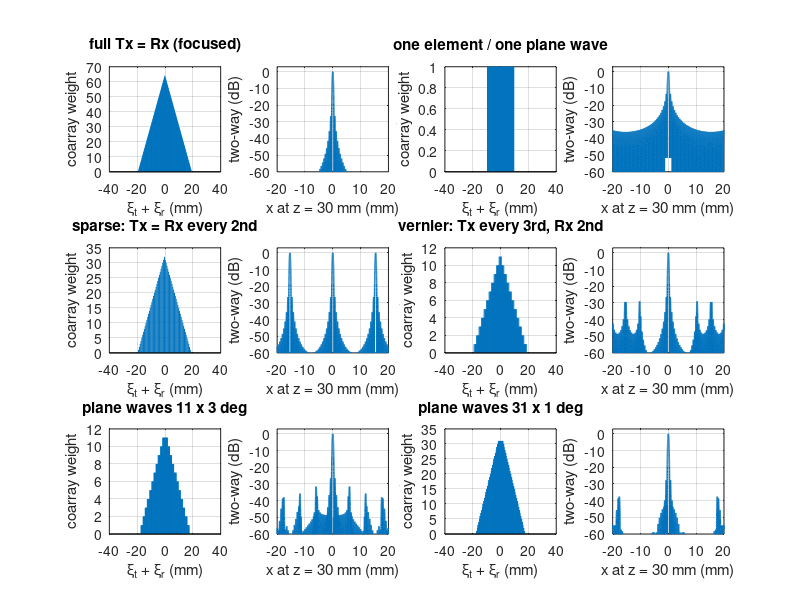

Source code (MATLAB):
%% m23_kspace_coarray.m  --  the coarray: two-way PSF = Fourier transform of (Tx aperture * Rx aperture)
% Purpose : narrowband focal-plane (paraxial) model at depth z. A transmit "aperture" (real
%           elements, or virtual sources xi_n = z sin(theta_n) for plane waves) and a receive
%           aperture give one-way factors T(x), R(x). The two-way PSF T(x)R(x) is the Fourier
%           transform of the coarray: every Tx/Rx pair (xi_t, xi_r) adds a_t a_r at the
%           spatial frequency kx = (xi_t + xi_r)/(lambda z). The script checks that identity,
%           then compares designs with the same 64-element receive aperture: full, Hann Tx,
%           one element (or one plane wave), sparse periodic, vernier (Tx every 3rd, Rx every
%           2nd), random thinning, and plane-wave compounding (3, 11, 31 angles).
% Change  : z, the cases, the random thinning fraction, the plane-wave angle sets.
% Expect  : identity error ~1e-13. Two-way PSL: full -26.5 dB; single element / one plane
%           wave -13.3 dB (receive only); sparse every-2nd: grating lobe at
%           x = lambda z/(2d) = 15.4 mm at ~0 dB; vernier 3/2: no grating lobe, PSL ~ -27 dB;
%           plane waves 1 deg step: replicas at lambda/d(sin) = 17.6 mm, beyond the window.
%           One plane wave or one element: coarray = receive aperture only. 31 angles at 1 deg:
%           the replica at 17.9 mm survives at the receive sidelobe level there (-38 dB).
%           Random thinning: mean one-way sidelobe power (N-K)/(K(N-1)) within 0.7 dB.
% Base MATLAB only; runs in MATLAB R2019b+ and GNU Octave 8.
clear; close all; rng(1);

c = 1.540; f0 = 5; lam = c/f0;        % mm/us, MHz, mm
N = 64; d = 0.30; z = 30;              % elements, pitch (mm), depth (mm)
xe = ((0:N-1) - (N-1)/2) * d;          % element positions (mm)
x  = linspace(-20, 20, 8001).';        % lateral position at depth z (mm)
FT = @(pos, w) exp(-1i*2*pi*x*pos(:).'/(lam*z)) * w(:);   % one-way factor, paraxial
fprintf('N = %d, pitch %.2f mm (%.2f lambda), z = %g mm, aperture %.1f mm (F# %.2f)\n', ...
    N, d, d/lam, z, N*d, z/(N*d));

%% (1) Identity: FT of the coarray equals the product of the one-way factors
at = 0.5 - 0.5*cos(2*pi*((0:N-1) + 0.5)/N);   ar = ones(1, N);       % Hann Tx, rect Rx
co = conv(at, ar);                                                    % coarray, lags in pitch units
pos2 = ((0:2*N-2) - (N-1)) * d;                                       % xi_t + xi_r (mm)
lhs = FT(pos2, co);  rhs = FT(xe, at) .* FT(xe, ar);
fprintf('(1) max |FT(coarray) - T R| / max|T R| = %.1e\n\n', max(abs(lhs - rhs))/max(abs(rhs)));

%% (2) Designs with the same receive aperture
th3  = (-15:15:15)*pi/180;  th11 = (-15:3:15)*pi/180;  th31 = (-15:1:15)*pi/180;
evr2 = mod(0:N-1, 2) == 0;  evr3 = mod(0:N-1, 3) == 0;
rnd  = @(K) full(sparse(1, randperm(N, K), 1, 1, N));
cases = { ...
  'full Tx = Rx (focused)',          xe,            ones(1,N),       xe, ones(1,N);
  'Hann Tx, rect Rx',                xe,            at,              xe, ones(1,N);
  'one element / one plane wave',    0,             1,               xe, ones(1,N);
  'sparse: Tx = Rx every 2nd',       xe(evr2),      ones(1,sum(evr2)), xe(evr2), ones(1,sum(evr2));
  'vernier: Tx every 3rd, Rx 2nd',   xe(evr3),      ones(1,sum(evr3)), xe(evr2), ones(1,sum(evr2));
  'random 50 %, Tx ~= Rx',           xe,            rnd(N/2),        xe, rnd(N/2);
  'plane waves 3 x 15 deg',          z*sin(th3),    ones(1,3),       xe, ones(1,N);
  'plane waves 11 x 3 deg',          z*sin(th11),   ones(1,11),      xe, ones(1,N);
  'plane waves 31 x 1 deg',          z*sin(th31),   ones(1,31),      xe, ones(1,N)};
nc = size(cases, 1);  P = zeros(numel(x), nc);
fprintf('(2) %-32s %4s %4s %8s %7s %7s %8s %9s %9s\n', 'design', 'nTx', 'nRx', 'coarray', 'w-6dB', 'PSL', 'at x', 'GL/rep x', 'level');
fprintf('    %-32s %4s %4s %8s %7s %7s %8s %9s %9s\n', '', '', '', '(mm)', '(mm)', '(dB)', '(mm)', '(mm)', '(dB)');
xg = [NaN NaN NaN lam*z/(2*d) NaN NaN lam/mean(diff(sin(th3))) lam/mean(diff(sin(th11))) lam/mean(diff(sin(th31)))];
mid = (numel(x)+1)/2;
for k = 1:nc
    [pt, wt, pr, wr] = cases{k, 2:5};
    wt = wt(:).'; wr = wr(:).'; keepT = wt ~= 0; keepR = wr ~= 0;
    pt = pt(keepT); wt = wt(keepT); pr = pr(keepR); wr = wr(keepR);
    p2 = abs(FT(pt, wt) .* FT(pr, wr));  p2 = p2/p2(mid);  P(:,k) = p2;
    span = (max(pt) + max(pr)) - (min(pt) + min(pr));           % coarray extent (mm)
    iN = mid - 1 + find(diff(p2(mid:end)) > 0, 1);              % first null right of center
    w6 = 2*x(mid - 1 + find(p2(mid:end) < 0.5, 1));
    sl = p2;  sl(2*mid - iN:iN) = 0;  [pk, ipk] = max(sl);
    lev = NaN; if ~isnan(xg(k)), lev = 20*log10(max(p2(abs(x - xg(k)) <= 0.5))); end
    fprintf('    %-32s %4d %4d %8.1f %7.2f %7.1f %8.1f %9.2f %9.1f\n', cases{k,1}, numel(pt), numel(pr), span, w6, 20*log10(pk), abs(x(ipk)), xg(k), lev);
end
fprintf('    predicted: sparse GL at lambda z/(2d) = %.1f mm; plane-wave replicas lambda/d(sin): %.2f, %.2f, %.2f mm\n', ...
    lam*z/(2*d), lam/mean(diff(sin(th3))), lam/mean(diff(sin(th11))), lam/mean(diff(sin(th31))));

%% (3) Random thinning: mean sidelobe floor vs number of active elements K
fprintf('\n(3) random thinning, one-way, 300 trials each\n%6s %12s %18s\n', 'K', 'mean SL (dB)', '(N-K)/(K(N-1))');
s  = linspace(-1, 1, 4001).';  far = abs(s) > 4/N;      % sin(theta), outside the main lobe
E  = exp(1i*pi*s*(0:N-1));                               % steering matrix, d = lambda/2
for K = [8 16 32 48]
    acc = 0;
    for tr = 1:300
        w = rnd(K);  AF = abs(E * w(:)).^2 / K^2;
        acc = acc + mean(AF(far));
    end
    fprintf('%6d %12.2f %18.2f\n', K, 10*log10(acc/300), 10*log10((N-K)/(K*(N-1))));
end

%% Figure: coarrays and two-way PSFs
show = [1 3 4 5 8 9];
figure('Position', [40 40 1200 700]);
for j = 1:numel(show)
    k = show(j); [pt, wt, pr, wr] = cases{k, 2:5};
    % coarray binned on a grid of one pitch in xi_t + xi_r (virtual sources fall between)
    g  = -40:d:40;  cg = zeros(size(g));
    for a = 1:numel(pt)
        if wt(a) == 0, continue; end
        idx = round((pt(a) + pr - g(1))/d) + 1;
        cg  = cg + accumarray(idx(:), wt(a)*wr(:), [numel(g) 1]).';
    end
    subplot(3, 4, 2*j - 1); stem(g(cg ~= 0), cg(cg ~= 0), 'Marker', 'none'); xlim([-40 40]); grid on;
    title(cases{k,1}); xlabel('\xi_t + \xi_r (mm)'); ylabel('coarray weight');
    subplot(3, 4, 2*j); plot(x, 20*log10(P(:,k) + 1e-6), 'LineWidth', 1.1); ylim([-60 3]); grid on;
    xlabel('x at z = 30 mm (mm)'); ylabel('two-way (dB)');
end
